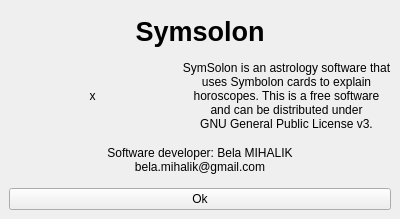
<ui version="4.0" >
 <class>AboutSymsolonForm</class>
 <widget class="QWidget" name="AboutSymsolonForm" >
  <property name="geometry" >
   <rect>
    <x>0</x>
    <y>0</y>
    <width>400</width>
    <height>219</height>
   </rect>
  </property>
  <property name="windowTitle" >
   <string>Form</string>
  </property>
  <layout class="QVBoxLayout" >
   <property name="margin" >
    <number>9</number>
   </property>
   <property name="spacing" >
    <number>6</number>
   </property>
   <item>
    <widget class="QLabel" name="label" >
     <property name="text" >
      <string>&lt;html>&lt;head>&lt;meta name="qrichtext" content="1" />&lt;style type="text/css">
p, li { white-space: pre-wrap; }
&lt;/style>&lt;/head>&lt;body style=" font-family:'Sans Serif'; font-size:9pt; font-weight:400; font-style:normal; text-decoration:none;">
&lt;p style=" margin-top:0px; margin-bottom:0px; margin-left:0px; margin-right:0px; -qt-block-indent:0; text-indent:0px;">&lt;span style=" font-size:20pt; font-weight:600;">Symsolon&lt;/span>&lt;/p>&lt;/body>&lt;/html></string>
     </property>
     <property name="alignment" >
      <set>Qt::AlignCenter</set>
     </property>
    </widget>
   </item>
   <item>
    <layout class="QHBoxLayout" >
     <property name="margin" >
      <number>0</number>
     </property>
     <property name="spacing" >
      <number>6</number>
     </property>
     <item>
      <widget class="QLabel" name="imagelabel" >
       <property name="text" >
        <string>x</string>
       </property>
       <property name="alignment" >
        <set>Qt::AlignCenter</set>
       </property>
      </widget>
     </item>
     <item>
      <widget class="QLabel" name="label_2" >
       <property name="text" >
        <string>SymSolon is an astrology software that
uses Symbolon cards to explain
horoscopes. This is a free software
and can be distributed under
GNU General Public License v3.</string>
       </property>
       <property name="alignment" >
        <set>Qt::AlignCenter</set>
       </property>
      </widget>
     </item>
    </layout>
   </item>
   <item>
    <widget class="QLabel" name="label_3" >
     <property name="text" >
      <string>Software developer: Bela MIHALIK
bela.mihalik@gmail.com</string>
     </property>
     <property name="alignment" >
      <set>Qt::AlignCenter</set>
     </property>
    </widget>
   </item>
   <item>
    <widget class="QPushButton" name="ok_button" >
     <property name="text" >
      <string>Ok</string>
     </property>
    </widget>
   </item>
  </layout>
 </widget>
 <resources/>
 <connections/>
</ui>
